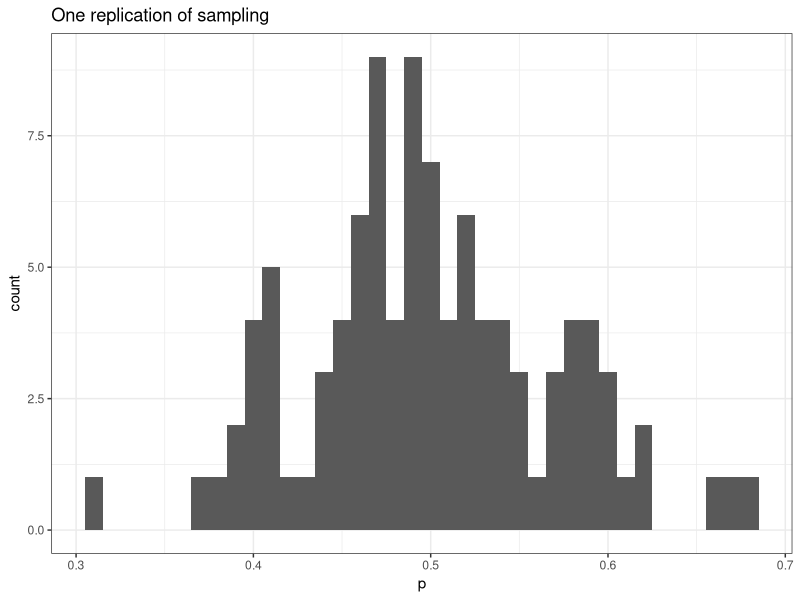
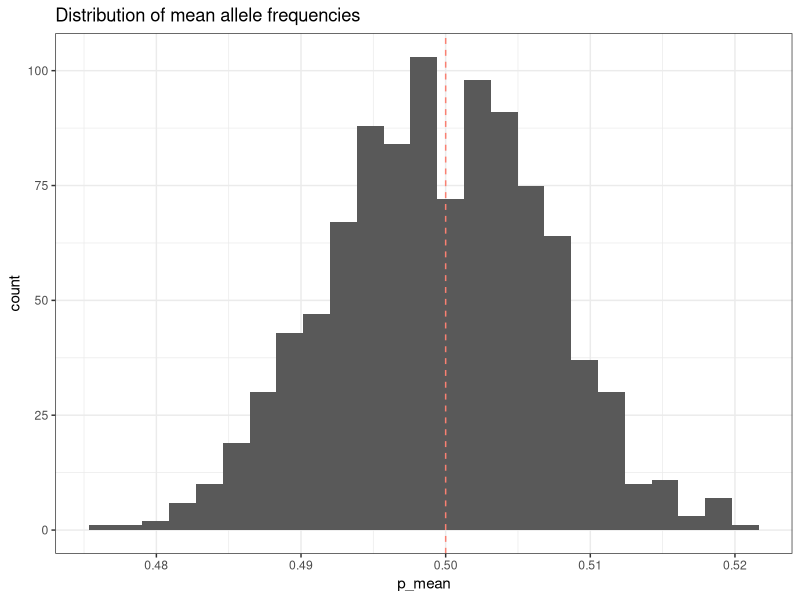
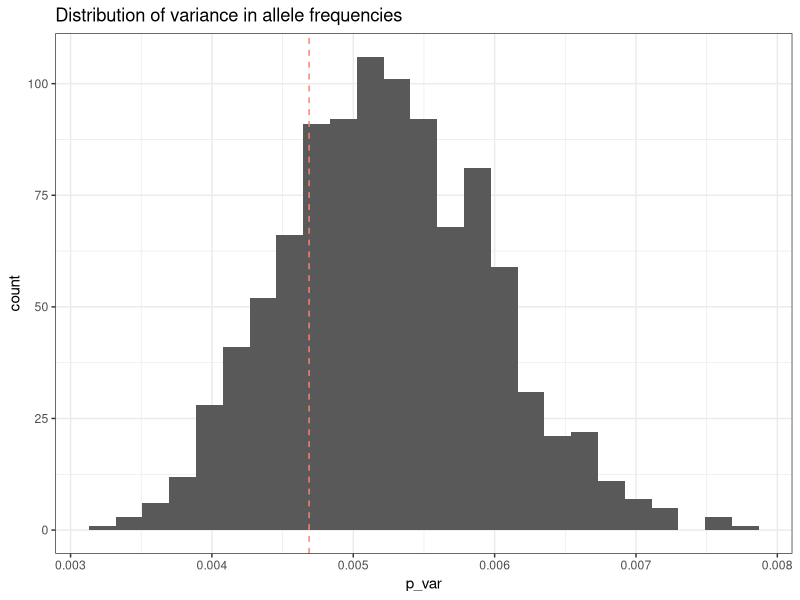

R code for these plots, in order:
## ---- chunk 1
library(tidyverse)
library(ggplot2)

rm(list = ls())

## NOTE: Don't include this line in your code. I include it so that if 
## you run the R code yourself, you'll get the same results that I do.
## The random number generator in R (and in other programming languages
## for that matter) is a pseudo-random number generator. The numbers it
## produces appear random, but it you give it the same "seed", it will
## generate the same sequence of numbers.
##
set.seed(1234)

simulate <- function(n_f, n_m, p_0, n_samp, n_pop) {
  ## genotype frequenies in Hardy-Weinberg
  ##
  x <- c(p_0^2, 2*p_0*(1-p_0), (1-p_0)^2)
  p <- numeric(n_samp)
  for (i in 1:n_samp) {
    ## construct female genotypes at random given H-W
    ##
    f <- numeric(n_f)
    for (j in 1:n_f) {
      tmp <- rmultinom(1, 1, x)
      f[j] <- which(tmp[, 1] == 1)
    }
    ## construct male genotypes at random given H-W
    ##
    m <- numeric(n_m)
    for (j in 1:n_m) {
      tmp <- rmultinom(1, 1, x)
      m[j] <- which(tmp[, 1] == 1)
    }
    ## construct offspring as average of mom and dad
    ##
    p[i] <- 0
    for (j in 1:n_pop) {
      p_f <- (sample(f, 1) - 1)/2
      p_m <- (sample(m, 1) - 1)/2
      p[i] <- p[i] + (p_f + p_m)/2
    }
    p[i] <- p[i]/n_pop
  }
  return(p)
}

result <- simulate(n_f = 10, n_m = 20, p_0 = 0.5, n_samp = 100, 
                   n_pop = 100)

p <- ggplot(tibble(p = result), aes(x = p)) + 
  geom_histogram(binwidth = 0.01) + 
  theme_bw() +
  ggtitle("One replication of sampling")
p
## ---- chunk 2
p_0 <- 0.5
n_e <- 4*10*20/(10 + 20)

dat <- tibble(Category = c("Expected", "Observed"),
              Mean = c(p_0, round(mean(result), 3)),
              Variance = c(round(p_0*(1-p_0)/(2*n_e), 6),
                           round(var(result), 6)))
dat
## ---- chunk 3
p_mean <- numeric(1000)
p_var <- numeric(1000)
for (i in 1:1000) {
  p <- simulate(n_f = 10, n_m = 20, p_0 = 0.5, n_samp = 100, 
                n_pop = 100)
  p_mean[i] <- mean(p)
  p_var[i] <- var(p)
}

p_dat <- tibble(p_mean = p_mean, p_var = p_var)
p <- ggplot(p_dat, aes(x = p_mean)) +
  geom_histogram(bins = 25) +
  geom_vline(xintercept = 0.5, linetype = "dashed", 
             color = "salmon") +
  ggtitle("Distribution of mean allele frequencies") +
  theme_bw()
p
p <- ggplot(p_dat, aes(x = p_var)) +
  geom_histogram(bins = 25) +
  geom_vline(xintercept = p_0*(1-p_0)/(2*n_e), linetype = "dashed",
             color = "salmon") +
  ggtitle("Distribution of variance in allele frequencies") +
  theme_bw()
p
## ---- chunk 4
run_simulation <- function(p_0, n_samp, n_pop) {
  dat <- data.frame(n_f = NA, n_m = NA, n_e = NA, n_e_obs = NA, 
                    var_p = NA, var_p_obs = NA)
  for (n_f in c(5, 10, 25, 50, 100)) {
    for (n_m in c(5, 10, 25, 50, 100)) {
      p <- simulate(n_f = n_f, n_m = n_m, p_0 = 0.5, n_samp = n_samp, 
                    n_pop = n_pop)
      ## calculate Ne and Var(p) from formulas
      ##
      n_e <- 4.0*n_f*n_m/(n_f + n_m)
      var_p <- p_0*(1 - p_0)/(2*n_e)
      ## calculate observed Ne from observed variance
      ##
      n_e_obs <- 0.5*0.5/(2*var(p))
      dat <- add_row(dat, n_f = n_f, n_m = n_m, n_e = n_e, 
                     n_e_obs = n_e_obs, var_p = var_p, 
                     var_p_obs = var(p))
    }
  }
  dat <- subset(dat, !is.na(n_f))

  p <- ggplot(dat, aes(x = n_e, y = n_e_obs)) +
    geom_point() +
    geom_abline(slope = 1, intercept = 0, linetype = "dashed",
                color = "salmon") +
    theme_bw()
  print(p)
  p <- ggplot(dat, aes(x = var_p, y = var_p_obs)) +
    geom_point() +
    geom_abline(slope = 1, intercept = 0, linetype = "dashed",
                color = "salmon") +
    theme_bw()
  print(p)
}
